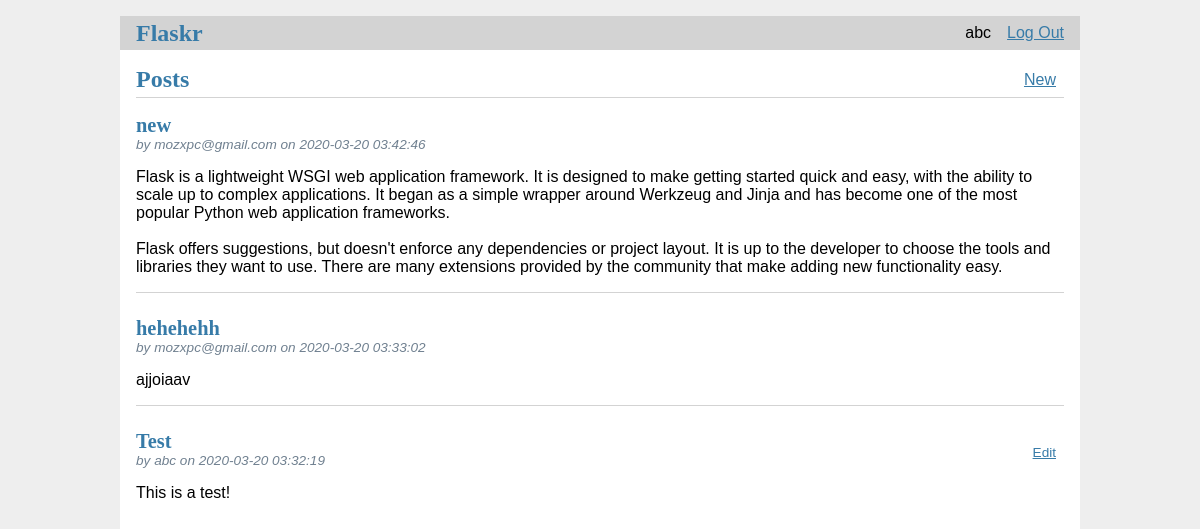
Screenshot of / (signed in) with the database file from the repository.
### tables this page shows
CREATE TABLE user(
    id INTEGER PRIMARY KEY AUTOINCREMENT,
    username TEXT UNIQUE NOT NULL,
    password TEXT NOT NULL
);

CREATE TABLE post(
    id INTEGER PRIMARY KEY AUTOINCREMENT,
    author_id INTEGER NOT NULL,
    created TIMESTAMP NOT NULL DEFAULT CURRENT_TIMESTAMP,
    title TEXT NOT NULL,
    body TEXT NOT NULL,
FOREIGN KEY (author_id) REFERENCES user (id)
);

### flaskr/blog.py (the view)
@bp.route('/')
def index():
    db = get_db()
    posts = db.execute(
        'SELECT p.id, title, body, created, author_id, username'
        ' FROM post p JOIN user u ON p.author_id = u.id'
        ' ORDER BY created DESC'
    ).fetchall()
    return render_template('blog/index.html', posts=posts)

### flaskr/auth.py (called while the page is built)
@bp.before_app_request
def load_logged_in_user():
    user_id = session.get('user_id')
    if user_id is None:
        g.user = None
    else:
        g.user = get_db().execute(
            'SELECT * FROM user WHERE id = ?', (user_id,)
        ).fetchone()

### flaskr/db.py (called while the page is built)
def get_db():
    if 'db' not in g:
        g.db = sqlite3.connect(
            current_app.config['DATABASE'],
            detect_types=sqlite3.PARSE_DECLTYPES
        )
        g.db.row_factory = sqlite3.Row
    return g.db

### flaskr/templates/blog/index.html
{% extends 'base.html' %}
{% block header %}
  <h1>{% block title %}Posts{% endblock %}</h1>
  {% if g.user %}
    <a class="action" href="{{ url_for('blog.create') }}">New</a>
  {% endif %}
{% endblock %}
{% block content %}
  {% for post in posts %}
    <article class="post">
      <header>
        <div>
          <h1>{{ post['title'] }}</h1>
          <div class="about"> by {{ post['username'] }} on {{ post['created'].strftime('%Y-%m-%d %H:%M:%S') }}</div>
        </div>
        {% if g.user['id'] == post['author_id'] %}
          <a class="action" href="{{ url_for('blog.update', id=post['id']) }}">Edit</a>
        {% endif %}
      </header>
      <p class="body">{{ post['body'] }}</p>
    </article>
    {% if not loop.last %}
      <hr>
    {% endif %}
  {% endfor %}
{% endblock %}

### flaskr/templates/base.html (shortened to what this page needs)
<!doctype html>
<link rel="stylesheet" href="{{ url_for('static', filename='style.css') }}">
<nav>
  <h1><a href="{{ url_for('blog.index') }}">Flaskr</a></h1>
  <ul>
    {% if g.user %}
      <li><span>{{ g.user['username'] }}</span>
      <li><a href="{{ url_for('auth.logout') }}">Log Out</a>
    {% else %}
      <li><a href="{{ url_for('auth.register') }}">Register</a>
      <li><a href="{{ url_for('auth.login') }}">Log In</a>
    {% endif %}
  </ul>
</nav>
<section class="content">
  <header>
    {% block header %}{% endblock %}
  </header>
  {% block content %}{% endblock %}
</section>

### flaskr/static/style.css (style rules this page uses)
h1, h2, h3, h4, h5, h6 { font-family: serif; color: #377ba8; margin: 1rem 0; }
a { color: #377ba8; }
hr { border: none; border-top: 1px solid lightgray; }
nav { background: lightgray; display: flex; align-items: center; padding: 0 0.5rem; }
nav h1 { flex: auto; margin: 0; }
nav h1 a { text-decoration: none; padding: 0.25rem 0.5rem; }
nav ul { display: flex; list-style: none; margin: 0; padding: 0; }
nav ul li a, nav ul li span, header .action { display: block; padding: 0.5rem; }
.content { padding: 0 1rem 1rem; }
.content > header { border-bottom: 1px solid lightgray; display: flex; align-items: flex-end; }
.content > header h1 { flex: auto; margin: 1rem 0 0.25rem 0; }
.post > header { display: flex; align-items: flex-end; font-size: 0.85em; }
.post > header > div:first-of-type { flex: auto; }
.post > header h1 { font-size: 1.5em; margin-bottom: 0; }
.post .about { color: slategray; font-style: italic; }
.post .body { white-space: pre-line; }
.content:last-child { margin-bottom: 0; }

### rows the page displays
user: user.username "abc"
post: title "new", username "mozxpc@gmail.com", created "2020-03-20 03:42:46", body "Flask is a lightweight WSGI web application framework. It is designed to make getting started quick and easy, with the ability to scale up to complex applications. It began as a simple wrapper around Werkzeug and Jinja and has become one of the most popular Python web application frameworks. Flask offers suggestions, but doesn't enforce any dependencies or project layout. It is up to the developer to choose the tools and libraries they want to use. There are many extensions provided by the community that make adding new functionality easy."
post: title "hehehehh", username "mozxpc@gmail.com", created "2020-03-20 03:33:02", body "ajjoiaav"
post: title "Test", username "abc", created "2020-03-20 03:32:19", body "This is a test!"
